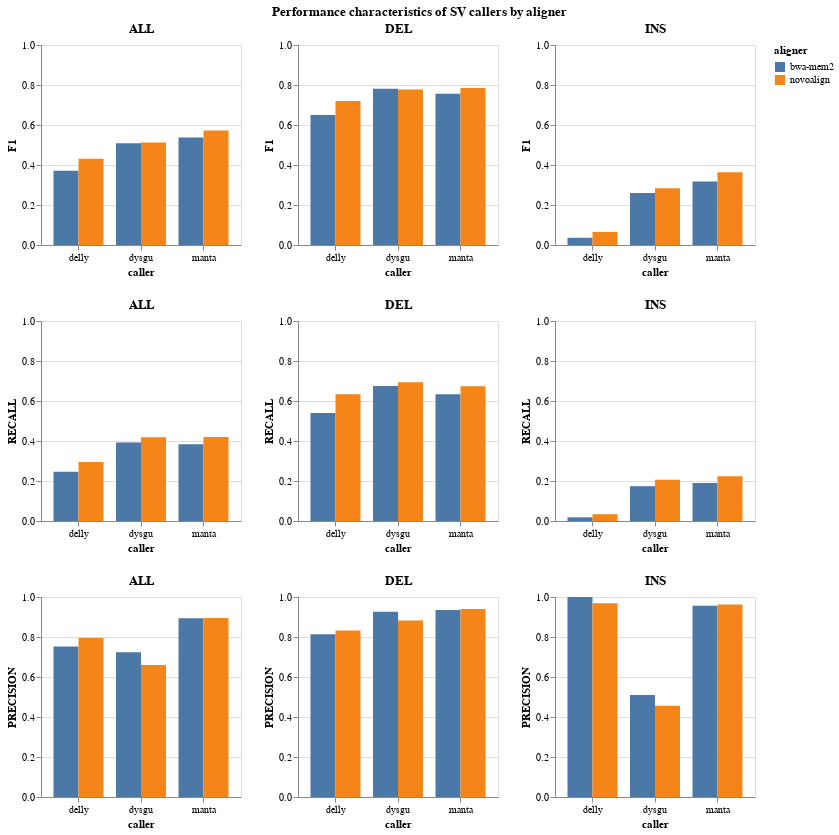

The notebook cell saved with this chart:
### Code cell
performance_charts = []
for measure in ["f1", "recall", "precision"]:
    svtype_charts = []

    for svtype in snakemake.config["truth_set_svtypes"]:
        svtype_chart = (
            alt.Chart(benchmark_df.filter(pl.col("svtype") == svtype))
            .mark_bar()
            .encode(
                x=alt.X("caller:N").axis(labelAngle=0),
                y=alt.Y(f"{measure}:Q", title=measure.upper()).scale(domain=(0, 1)),
                xOffset="aligner:N",
                color="aligner:N",
            )
            .properties(title=svtype, width=200, height=200)
        )
        svtype_charts.append(svtype_chart)

    performance_charts.append(alt.hconcat(*svtype_charts))

alt.vconcat(*performance_charts).properties(
    title="Performance characteristics of SV callers by aligner",
).configure_title(anchor="middle")

### Figure 1 — Vega specification as saved in the notebook (floating-point values rounded to 4 significant figures)
{"$schema": "https://vega.github.io/schema/vega/v5.json", "data": [{"name": "source_0", "values": [{"aligner": "bwa-mem2", "caller": "delly", "f1_end": 0.3707, "f1_start": 0.0}, {"aligner": "bwa-mem2", "caller": "dysgu", "f1_end": 0.5086, "f1_start": 0.0}, {"aligner": "bwa-mem2", "caller": "manta", "f1_end": 0.5369, "f1_start": 0.0}, {"aligner": "novoalign", "caller": "delly", "f1_end": 0.4308, "f1_start": 0.0}, {"aligner": "novoalign", "caller": "dysgu", "f1_end": 0.5125, "f1_start": 0.0}, {"aligner": "novoalign", "caller": "manta", "f1_end": 0.572, "f1_start": 0.0}]}, {"name": "source_1", "values": [{"aligner": "bwa-mem2", "caller": "delly", "f1_end": 0.6496, "f1_start": 0.0}, {"aligner": "bwa-mem2", "caller": "dysgu", "f1_end": 0.7807, "f1_start": 0.0}, {"aligner": "bwa-mem2", "caller": "manta", "f1_end": 0.7556, "f1_start": 0.0}, {"aligner": "novoalign", "caller": "delly", "f1_end": 0.7201, "f1_start": 0.0}, {"aligner": "novoalign", "caller": "dysgu", "f1_end": 0.7773, "f1_start": 0.0}, {"aligner": "novoalign", "caller": "manta", "f1_end": 0.7855, "f1_start": 0.0}]}, {"name": "source_2", "values": [{"aligner": "bwa-mem2", "caller": "delly", "f1_end": 0.03608, "f1_start": 0.0}, {"aligner": "bwa-mem2", "caller": "dysgu", "f1_end": 0.2595, "f1_start": 0.0}, {"aligner": "bwa-mem2", "caller": "manta", "f1_end": 0.3178, "f1_start": 0.0}, {"aligner": "novoalign", "caller": "delly", "f1_end": 0.06533, "f1_start": 0.0}, {"aligner": "novoalign", "caller": "dysgu", "f1_end": 0.2841, "f1_start": 0.0}, {"aligner": "novoalign", "caller": "manta", "f1_end": 0.3636, "f1_start": 0.0}]}, {"name": "source_3", "values": [{"aligner": "bwa-mem2", "caller": "delly", "recall_end": 0.2459, "recall_start": 0.0}, {"aligner": "bwa-mem2", "caller": "dysgu", "recall_end": 0.3922, "recall_start": 0.0}, {"aligner": "bwa-mem2", "caller": "manta", "recall_end": 0.3837, "recall_start": 0.0}, {"aligner": "novoalign", "caller": "delly", "recall_end": 0.2955, "recall_start": 0.0}, {"aligner": "novoalign", "caller": "dysgu", "recall_end": 0.4189, "recall_start": 0.0}, {"aligner": "novoalign", "caller": "manta", "recall_end": 0.4203, "recall_start": 0.0}]}, {"name": "source_4", "values": [{"aligner": "bwa-mem2", "caller": "delly", "recall_end": 0.5406, "recall_start": 0.0}, {"aligner": "bwa-mem2", "caller": "dysgu", "recall_end": 0.6748, "recall_start": 0.0}, {"aligner": "bwa-mem2", "caller": "manta", "recall_end": 0.6338, "recall_start": 0.0}, {"aligner": "novoalign", "caller": "delly", "recall_end": 0.6343, "recall_start": 0.0}, {"aligner": "novoalign", "caller": "dysgu", "recall_end": 0.6943, "recall_start": 0.0}, {"aligner": "novoalign", "caller": "manta", "recall_end": 0.6743, "recall_start": 0.0}]}, {"name": "source_5", "values": [{"aligner": "bwa-mem2", "caller": "delly", "recall_end": 0.01837, "recall_start": 0.0}, {"aligner": "bwa-mem2", "caller": "dysgu", "recall_end": 0.174, "recall_start": 0.0}, {"aligner": "bwa-mem2", "caller": "manta", "recall_end": 0.1905, "recall_start": 0.0}, {"aligner": "novoalign", "caller": "delly", "recall_end": 0.0338, "recall_start": 0.0}, {"aligner": "novoalign", "caller": "dysgu", "recall_end": 0.2063, "recall_start": 0.0}, {"aligner": "novoalign", "caller": "manta", "recall_end": 0.2241, "recall_start": 0.0}]}, {"name": "source_6", "values": [{"aligner": "bwa-mem2", "caller": "delly", "precision_end": 0.753, "precision_start": 0.0}, {"aligner": "bwa-mem2", "caller": "dysgu", "precision_end": 0.7232, "precision_start": 0.0}, {"aligner": "bwa-mem2", "caller": "manta", "precision_end": 0.894, "precision_start": 0.0}, {"aligner": "novoalign", "caller": "delly", "precision_end": 0.7948, "precision_start": 0.0}, {"aligner": "novoalign", "caller": "dysgu", "precision_end": 0.6598, "precision_start": 0.0}, {"aligner": "novoalign", "caller": "manta", "precision_end": 0.8949, "precision_start": 0.0}]}, {"name": "source_7", "values": [{"aligner": "bwa-mem2", "caller": "delly", "precision_end": 0.8138, "precision_start": 0.0}, {"aligner": "bwa-mem2", "caller": "dysgu", "precision_end": 0.9262, "precision_start": 0.0}, {"aligner": "bwa-mem2", "caller": "manta", "precision_end": 0.9354, "precision_start": 0.0}, {"aligner": "novoalign", "caller": "delly", "precision_end": 0.8326, "precision_start": 0.0}, {"aligner": "novoalign", "caller": "dysgu", "precision_end": 0.8829, "precision_start": 0.0}, {"aligner": "novoalign", "caller": "manta", "precision_end": 0.9406, "precision_start": 0.0}]}, {"name": "source_8", "values": [{"aligner": "bwa-mem2", "caller": "delly", "precision_end": 1.0, "precision_start": 0.0}, {"aligner": "bwa-mem2", "caller": "dysgu", "precision_end": 0.5102, "precision_start": 0.0}, {"aligner": "bwa-mem2", "caller": "manta", "precision_end": 0.9566, "precision_start": 0.0}, {"aligner": "novoalign", "caller": "delly", "precision_end": 0.9684, "precision_start": 0.0}, {"aligner": "novoalign", "caller": "dysgu", "precision_end": 0.4561, "precision_start": 0.0}, {"aligner": "novoalign", "caller": "manta", "precision_end": 0.9621, "precision_start": 0.0}]}, {"name": "source_0_xOffset_domain_aligner_0", "values": [{"aligner": "bwa-mem2"}, {"aligner": "novoalign"}]}, {"name": "source_1_xOffset_domain_aligner_1", "values": [{"aligner": "bwa-mem2"}, {"aligner": "novoalign"}]}, {"name": "source_2_xOffset_domain_aligner_2", "values": [{"aligner": "bwa-mem2"}, {"aligner": "novoalign"}]}, {"name": "source_3_xOffset_domain_aligner_3", "values": [{"aligner": "bwa-mem2"}, {"aligner": "novoalign"}]}, {"name": "source_4_xOffset_domain_aligner_4", "values": [{"aligner": "bwa-mem2"}, {"aligner": "novoalign"}]}, {"name": "source_5_xOffset_domain_aligner_5", "values": [{"aligner": "bwa-mem2"}, {"aligner": "novoalign"}]}, {"name": "source_6_xOffset_domain_aligner_6", "values": [{"aligner": "bwa-mem2"}, {"aligner": "novoalign"}]}, {"name": "source_7_xOffset_domain_aligner_7", "values": [{"aligner": "bwa-mem2"}, {"aligner": "novoalign"}]}, {"name": "source_8_xOffset_domain_aligner_8", "values": [{"aligner": "bwa-mem2"}, {"aligner": "novoalign"}]}, {"name": "source_0_color_domain_aligner_0", "values": [{"aligner": "bwa-mem2"}, {"aligner": "novoalign"}]}, {"name": "source_1_color_domain_aligner_1", "values": [{"aligner": "bwa-mem2"}, {"aligner": "novoalign"}]}, {"name": "source_2_color_domain_aligner_2", "values": [{"aligner": "bwa-mem2"}, {"aligner": "novoalign"}]}, {"name": "source_3_color_domain_aligner_3", "values": [{"aligner": "bwa-mem2"}, {"aligner": "novoalign"}]}, {"name": "source_4_color_domain_aligner_4", "values": [{"aligner": "bwa-mem2"}, {"aligner": "novoalign"}]}, {"name": "source_5_color_domain_aligner_5", "values": [{"aligner": "bwa-mem2"}, {"aligner": "novoalign"}]}, {"name": "source_6_color_domain_aligner_6", "values": [{"aligner": "bwa-mem2"}, {"aligner": "novoalign"}]}, {"name": "source_7_color_domain_aligner_7", "values": [{"aligner": "bwa-mem2"}, {"aligner": "novoalign"}]}, {"name": "source_8_color_domain_aligner_8", "values": [{"aligner": "bwa-mem2"}, {"aligner": "novoalign"}]}, {"name": "source_0_concat_0_concat_0_x_domain_caller", "values": [{"caller": "delly"}, {"caller": "dysgu"}, {"caller": "manta"}]}, {"name": "source_1_concat_0_concat_1_x_domain_caller", "values": [{"caller": "delly"}, {"caller": "dysgu"}, {"caller": "manta"}]}, {"name": "source_2_concat_0_concat_2_x_domain_caller", "values": [{"caller": "delly"}, {"caller": "dysgu"}, {"caller": "manta"}]}, {"name": "source_3_concat_1_concat_0_x_domain_caller", "values": [{"caller": "delly"}, {"caller": "dysgu"}, {"caller": "manta"}]}, {"name": "source_4_concat_1_concat_1_x_domain_caller", "values": [{"caller": "delly"}, {"caller": "dysgu"}, {"caller": "manta"}]}, {"name": "source_5_concat_1_concat_2_x_domain_caller", "values": [{"caller": "delly"}, {"caller": "dysgu"}, {"caller": "manta"}]}, {"name": "source_6_concat_2_concat_0_x_domain_caller", "values": [{"caller": "delly"}, {"caller": "dysgu"}, {"caller": "manta"}]}, {"name": "source_7_concat_2_concat_1_x_domain_caller", "values": [{"caller": "delly"}, {"caller": "dysgu"}, {"caller": "manta"}]}, {"name": "source_8_concat_2_concat_2_x_domain_caller", "values": [{"caller": "delly"}, {"caller": "dysgu"}, {"caller": "manta"}]}], "signals": [{"name": "childHeight", "value": 200}, {"name": "concat_0_childWidth", "value": 200}, {"name": "concat_1_childWidth", "value": 200}, {"name": "concat_2_childWidth", "value": 200}], "marks": [{"type": "group", "name": "concat_0_group", "marks": [{"type": "group", "name": "concat_0_concat_0_group", "encode": {"update": {"width": {"signal": "concat_0_childWidth"}, "height": {"signal": "childHeight"}}}, "marks": [{"type": "rect", "name": "concat_0_concat_0_marks", "from": {"data": "source_0"}, "encode": {"update": {"x": {"field": "caller", "scale": "concat_0_concat_0_x", "offset": {"field": "aligner", "scale": "xOffset"}}, "y": {"field": "f1_end", "scale": "concat_0_concat_0_y"}, "width": {"signal": "max(0.25, bandwidth('xOffset'))"}, "fill": {"field": "aligner", "scale": "color"}, "y2": {"field": "f1_start", "scale": "concat_0_concat_0_y"}}}, "style": ["bar"]}], "axes": [{"scale": "concat_0_concat_0_y", "domain": false, "orient": "left", "zindex": 0, "tickCount": {"signal": "ceil(childHeight/40)"}, "minExtent": 0, "ticks": false, "aria": false, "maxExtent": 0, "labels": false, "gridScale": "concat_0_concat_0_x", "grid": true}, {"scale": "concat_0_concat_0_x", "title": "caller", "labelAngle": 0, "labelBaseline": "top", "grid": false, "orient": "bottom", "zindex": 0}, {"scale": "concat_0_concat_0_y", "grid": false, "orient": "left", "title": "F1", "labelOverlap": true, "tickCount": {"signal": "ceil(childHeight/40)"}, "zindex": 0}], "title": {"text": "ALL", "frame": "group", "anchor": "middle"}, "style": "cell"}, {"type": "group", "name": "concat_0_concat_1_group", "encode": {"update": {"height": {"signal": "childHeight"}, "width": {"signal": "concat_0_childWidth"}}}, "marks": [{"type": "rect", "name": "concat_0_concat_1_marks", "from": {"data": "source_1"}, "encode": {"update": {"y": {"field": "f1_end", "scale": "concat_0_concat_1_y"}, "width": {"signal": "max(0.25, bandwidth('xOffset'))"}, "fill": {"field": "aligner", "scale": "color"}, "y2": {"field": "f1_start", "scale": "concat_0_concat_1_y"}, "x": {"field": "caller", "scale": "concat_0_concat_1_x", "offset": {"field": "aligner", "scale": "xOffset"}}}}, "style": ["bar"]}], "axes": [{"scale": "concat_0_concat_1_y", "domain": false, "tickCount": {"signal": "ceil(childHeight/40)"}, "labels": false, "ticks": false, "maxExtent": 0, "zindex": 0, "aria": false, "minExtent": 0, "gridScale": "concat_0_concat_1_x", "grid": true, "orient": "left"}, {"scale": "concat_0_concat_1_x", "labelBaseline": "top", "grid": false, "title": "caller", "orient": "bottom", "zindex": 0, "labelAngle": 0}, {"scale": "concat_0_concat_1_y", "grid": false, "orient": "left", "zindex": 0, "labelOverlap": true, "tickCount": {"signal": "ceil(childHeight/40)"}, "title": "F1"}], "title": {"text": "DEL", "anchor": "middle", "frame": "group"}, "style": "cell"}, {"type": "group", "name": "concat_0_concat_2_group", "encode": {"update": {"width": {"signal": "concat_0_childWidth"}, "height": {"signal": "childHeight"}}}, "marks": [{"type": "rect", "name": "concat_0_concat_2_marks", "from": {"data": "source_2"}, "encode": {"update": {"fill": {"field": "aligner", "scale": "color"}, "x": {"field": "caller", "scale": "concat_0_concat_2_x", "offset": {"field": "aligner", "scale": "xOffset"}}, "width": {"signal": "max(0.25, bandwidth('xOffset'))"}, "y": {"field": "f1_end", "scale": "concat_0_concat_2_y"}, "y2": {"field": "f1_start", "scale": "concat_0_concat_2_y"}}}, "style": ["bar"]}], "axes": [{"scale": "concat_0_concat_2_y", "domain": false, "maxExtent": 0, "tickCount": {"signal": "ceil(childHeight/40)"}, "minExtent": 0, "gridScale": "concat_0_concat_2_x", "labels": false, "aria": false, "orient": "left", "grid": true, "ticks": false, "zindex": 0}, {"scale": "concat_0_concat_2_x", "labelAngle": 0, "title": "caller", "orient": "bottom", "grid": false, "labelBaseline": "top", "zindex": 0}, {"scale": "concat_0_concat_2_y", "zindex": 0, "tickCount": {"signal": "ceil(childHeight/40)"}, "labelOverlap": true, "title": "F1", "orient": "left", "grid": false}], "title": {"text": "INS", "anchor": "middle", "frame": "group"}, "style": "cell"}], "layout": {"padding": 20, "bounds": "full", "align": "each"}}, {"type": "group", "name": "concat_1_group", "marks": [{"type": "group", "name": "concat_1_concat_0_group", "encode": {"update": {"width": {"signal": "concat_1_childWidth"}, "height": {"signal": "childHeight"}}}, "marks": [{"type": "rect", "name": "concat_1_concat_0_marks", "from": {"data": "source_3"}, "encode": {"update": {"y": {"field": "recall_end", "scale": "concat_1_concat_0_y"}, "y2": {"field": "recall_start", "scale": "concat_1_concat_0_y"}, "fill": {"field": "aligner", "scale": "color"}, "x": {"field": "caller", "scale": "concat_1_concat_0_x", "offset": {"field": "aligner", "scale": "xOffset"}}, "width": {"signal": "max(0.25, bandwidth('xOffset'))"}}}, "style": ["bar"]}], "axes": [{"scale": "concat_1_concat_0_y", "grid": true, "domain": false, "gridScale": "concat_1_concat_0_x", "labels": false, "orient": "left", "tickCount": {"signal": "ceil(childHeight/40)"}, "maxExtent": 0, "aria": false, "minExtent": 0, "zindex": 0, "ticks": false}, {"scale": "concat_1_concat_0_x", "labelAngle": 0, "grid": false, "labelBaseline": "top", "zindex": 0, "title": "caller", "orient": "bottom"}, {"scale": "concat_1_concat_0_y", "tickCount": {"signal": "ceil(childHeight/40)"}, "zindex": 0, "title": "RECALL", "orient": "left", "grid": false, "labelOverlap": true}], "title": {"text": "ALL", "frame": "group", "anchor": "middle"}, "style": "cell"}, {"type": "group", "name": "concat_1_concat_1_group", "encode": {"update": {"height": {"signal": "childHeight"}, "width": {"signal": "concat_1_childWidth"}}}, "marks": [{"type": "rect", "name": "concat_1_concat_1_marks", "from": {"data": "source_4"}, "encode": {"update": {"y2": {"field": "recall_start", "scale": "concat_1_concat_1_y"}, "fill": {"field": "aligner", "scale": "color"}, "y": {"field": "recall_end", "scale": "concat_1_concat_1_y"}, "x": {"field": "caller", "scale": "concat_1_concat_1_x", "offset": {"field": "aligner", "scale": "xOffset"}}, "width": {"signal": "max(0.25, bandwidth('xOffset'))"}}}, "style": ["bar"]}], "axes": [{"scale": "concat_1_concat_1_y", "gridScale": "concat_1_concat_1_x", "domain": false, "ticks": false, "grid": true, "orient": "left", "labels": false, "aria": false, "tickCount": {"signal": "ceil(childHeight/40)"}, "maxExtent": 0, "minExtent": 0, "zindex": 0}, {"scale": "concat_1_concat_1_x", "title": "caller", "orient": "bottom", "grid": false, "labelAngle": 0, "labelBaseline": "top", "zindex": 0}, {"scale": "concat_1_concat_1_y", "orient": "left", "grid": false, "title": "RECALL", "labelOverlap": true, "tickCount": {"signal": "ceil(childHeight/40)"}, "zindex": 0}], "title": {"text": "DEL", "anchor": "middle", "frame": "group"}, "style": "cell"}, {"type": "group", "name": "concat_1_concat_2_group", "encode": {"update": {"height": {"signal": "childHeight"}, "width": {"signal": "concat_1_childWidth"}}}, "marks": [{"type": "rect", "name": "concat_1_concat_2_marks", "from": {"data": "source_5"}, "encode": {"update": {"y2": {"field": "recall_start", "scale": "concat_1_concat_2_y"}, "y": {"field": "recall_end", "scale": "concat_1_concat_2_y"}, "width": {"signal": "max(0.25, bandwidth('xOffset'))"}, "fill": {"field": "aligner", "scale": "color"}, "x": {"field": "caller", "scale": "concat_1_concat_2_x", "offset": {"field": "aligner", "scale": "xOffset"}}}}, "style": ["bar"]}], "axes": [{"scale": "concat_1_concat_2_y", "gridScale": "concat_1_concat_2_x", "labels": false, "aria": false, "zindex": 0, "minExtent": 0, "grid": true, "tickCount": {"signal": "ceil(childHeight/40)"}, "maxExtent": 0, "ticks": false, "orient": "left", "domain": false}, {"scale": "concat_1_concat_2_x", "zindex": 0, "labelBaseline": "top", "grid": false, "title": "caller", "orient": "bottom", "labelAngle": 0}, {"scale": "concat_1_concat_2_y", "orient": "left", "grid": false, "title": "RECALL", "tickCount": {"signal": "ceil(childHeight/40)"}, "zindex": 0, "labelOverlap": true}], "title": {"text": "INS", "anchor": "middle", "frame": "group"}, "style": "cell"}], "layout": {"padding": 20, "bounds": "full", "align": "each"}}, {"type": "group", "name": "concat_2_group", "marks": [{"type": "group", "name": "concat_2_concat_0_group", "encode": {"update": {"height": {"signal": "childHeight"}, "width": {"signal": "concat_2_childWidth"}}}, "marks": [{"type": "rect", "name": "concat_2_concat_0_marks", "from": {"data": "source_6"}, "encode": {"update": {"y2": {"field": "precision_start", "scale": "concat_2_concat_0_y"}, "fill": {"field": "aligner", "scale": "color"}, "x": {"field": "caller", "scale": "concat_2_concat_0_x", "offset": {"field": "aligner", "scale": "xOffset"}}, "width": {"signal": "max(0.25, bandwidth('xOffset'))"}, "y": {"field": "precision_end", "scale": "concat_2_concat_0_y"}}}, "style": ["bar"]}], "axes": [{"scale": "concat_2_concat_0_y", "ticks": false, "labels": false, "aria": false, "domain": false, "gridScale": "concat_2_concat_0_x", "tickCount": {"signal": "ceil(childHeight/40)"}, "orient": "left", "maxExtent": 0, "minExtent": 0, "grid": true, "zindex": 0}, {"scale": "concat_2_concat_0_x", "labelAngle": 0, "zindex": 0, "grid": false, "title": "caller", "orient": "bottom", "labelBaseline": "top"}, {"scale": "concat_2_concat_0_y", "labelOverlap": true, "title": "PRECISION", "grid": false, "tickCount": {"signal": "ceil(childHeight/40)"}, "zindex": 0, "orient": "left"}], "title": {"text": "ALL", "frame": "group", "anchor": "middle"}, "style": "cell"}, {"type": "group", "name": "concat_2_concat_1_group", "encode": {"update": {"width": {"signal": "concat_2_childWidth"}, "height": {"signal": "childHeight"}}}, "marks": [{"type": "rect", "name": "concat_2_concat_1_marks", "from": {"data": "source_7"}, "encode": {"update": {"x": {"field": "caller", "scale": "concat_2_concat_1_x", "offset": {"field": "aligner", "scale": "xOffset"}}, "y2": {"field": "precision_start", "scale": "concat_2_concat_1_y"}, "fill": {"field": "aligner", "scale": "color"}, "width": {"signal": "max(0.25, bandwidth('xOffset'))"}, "y": {"field": "precision_end", "scale": "concat_2_concat_1_y"}}}, "style": ["bar"]}], "axes": [{"scale": "concat_2_concat_1_y", "ticks": false, "tickCount": {"signal": "ceil(childHeight/40)"}, "grid": true, "domain": false, "gridScale": "concat_2_concat_1_x", "labels": false, "zindex": 0, "orient": "left", "minExtent": 0, "maxExtent": 0, "aria": false}, {"scale": "concat_2_concat_1_x", "zindex": 0, "labelAngle": 0, "grid": false, "title": "caller", "labelBaseline": "top", "orient": "bottom"}, {"scale": "concat_2_concat_1_y", "tickCount": {"signal": "ceil(childHeight/40)"}, "grid": false, "title": "PRECISION", "zindex": 0, "orient": "left", "labelOverlap": true}], "title": {"text": "DEL", "anchor": "middle", "frame": "group"}, "style": "cell"}, {"type": "group", "name": "concat_2_concat_2_group", "encode": {"update": {"width": {"signal": "concat_2_childWidth"}, "height": {"signal": "childHeight"}}}, "marks": [{"type": "rect", "name": "concat_2_concat_2_marks", "from": {"data": "source_8"}, "encode": {"update": {"fill": {"field": "aligner", "scale": "color"}, "y": {"field": "precision_end", "scale": "concat_2_concat_2_y"}, "x": {"field": "caller", "scale": "concat_2_concat_2_x", "offset": {"field": "aligner", "scale": "xOffset"}}, "y2": {"field": "precision_start", "scale": "concat_2_concat_2_y"}, "width": {"signal": "max(0.25, bandwidth('xOffset'))"}}}, "style": ["bar"]}], "axes": [{"scale": "concat_2_concat_2_y", "aria": false, "labels": false, "domain": false, "ticks": false, "maxExtent": 0, "gridScale": "concat_2_concat_2_x", "minExtent": 0, "grid": true, "orient": "left", "zindex": 0, "tickCount": {"signal": "ceil(childHeight/40)"}}, {"scale": "concat_2_concat_2_x", "labelBaseline": "top", "zindex": 0, "labelAngle": 0, "orient": "bottom", "grid": false, "title": "caller"}, {"scale": "concat_2_concat_2_y", "labelOverlap": true, "tickCount": {"signal": "ceil(childHeight/40)"}, "zindex": 0, "grid": false, "title": "PRECISION", "orient": "left"}], "title": {"text": "INS", "frame": "group", "anchor": "middle"}, "style": "cell"}], "layout": {"padding": 20, "bounds": "full", "align": "each"}}], "scales": [{"name": "xOffset", "type": "band", "domain": {"fields": [{"data": "source_0_xOffset_domain_aligner_0", "field": "aligner"}, {"data": "source_1_xOffset_domain_aligner_1", "field": "aligner"}, {"data": "source_2_xOffset_domain_aligner_2", "field": "aligner"}, {"data": "source_3_xOffset_domain_aligner_3", "field": "aligner"}, {"data": "source_4_xOffset_domain_aligner_4", "field": "aligner"}, {"data": "source_5_xOffset_domain_aligner_5", "field": "aligner"}, {"data": "source_6_xOffset_domain_aligner_6", "field": "aligner"}, {"data": "source_7_xOffset_domain_aligner_7", "field": "aligner"}, {"data": "source_8_xOffset_domain_aligner_8", "field": "aligner"}], "sort": true}, "range": [0, {"signal": "bandwidth('concat_0_concat_0_x')"}]}, {"name": "color", "type": "ordinal", "domain": {"fields": [{"data": "source_0_color_domain_aligner_0", "field": "aligner"}, {"data": "source_1_color_domain_aligner_1", "field": "aligner"}, {"data": "source_2_color_domain_aligner_2", "field": "aligner"}, {"data": "source_3_color_domain_aligner_3", "field": "aligner"}, {"data": "source_4_color_domain_aligner_4", "field": "aligner"}, {"data": "source_5_color_domain_aligner_5", "field": "aligner"}, {"data": "source_6_color_domain_aligner_6", "field": "aligner"}, {"data": "source_7_color_domain_aligner_7", "field": "aligner"}, {"data": "source_8_color_domain_aligner_8", "field": "aligner"}], "sort": true}, "range": "category"}, {"name": "concat_0_concat_0_x", "type": "band", "domain": {"data": "source_0_concat_0_concat_0_x_domain_caller", "field": "caller", "sort": true}, "range": [0, {"signal": "concat_0_childWidth"}], "paddingInner": 0.2, "paddingOuter": 0.2}, {"name": "concat_0_concat_0_y", "type": "linear", "domain": [0, 1], "range": [{"signal": "childHeight"}, 0], "zero": true}, {"name": "concat_0_concat_1_x", "type": "band", "domain": {"data": "source_1_concat_0_concat_1_x_domain_caller", "field": "caller", "sort": true}, "range": [0, {"signal": "concat_0_childWidth"}], "paddingInner": 0.2, "paddingOuter": 0.2}, {"name": "concat_0_concat_1_y", "type": "linear", "domain": [0, 1], "range": [{"signal": "childHeight"}, 0], "zero": true}, {"name": "concat_0_concat_2_x", "type": "band", "domain": {"data": "source_2_concat_0_concat_2_x_domain_caller", "field": "caller", "sort": true}, "range": [0, {"signal": "concat_0_childWidth"}], "paddingInner": 0.2, "paddingOuter": 0.2}, {"name": "concat_0_concat_2_y", "type": "linear", "domain": [0, 1], "range": [{"signal": "childHeight"}, 0], "zero": true}, {"name": "concat_1_concat_0_x", "type": "band", "domain": {"data": "source_3_concat_1_concat_0_x_domain_caller", "field": "caller", "sort": true}, "range": [0, {"signal": "concat_1_childWidth"}], "paddingOuter": 0.2, "paddingInner": 0.2}, {"name": "concat_1_concat_0_y", "type": "linear", "domain": [0, 1], "range": [{"signal": "childHeight"}, 0], "zero": true}, {"name": "concat_1_concat_1_x", "type": "band", "domain": {"data": "source_4_concat_1_concat_1_x_domain_caller", "field": "caller", "sort": true}, "range": [0, {"signal": "concat_1_childWidth"}], "paddingInner": 0.2, "paddingOuter": 0.2}, {"name": "concat_1_concat_1_y", "type": "linear", "domain": [0, 1], "range": [{"signal": "childHeight"}, 0], "zero": true}, {"name": "concat_1_concat_2_x", "type": "band", "domain": {"data": "source_5_concat_1_concat_2_x_domain_caller", "field": "caller", "sort": true}, "range": [0, {"signal": "concat_1_childWidth"}], "paddingInner": 0.2, "paddingOuter": 0.2}, {"name": "concat_1_concat_2_y", "type": "linear", "domain": [0, 1], "range": [{"signal": "childHeight"}, 0], "zero": true}, {"name": "concat_2_concat_0_x", "type": "band", "domain": {"data": "source_6_concat_2_concat_0_x_domain_caller", "field": "caller", "sort": true}, "range": [0, {"signal": "concat_2_childWidth"}], "paddingInner": 0.2, "paddingOuter": 0.2}, {"name": "concat_2_concat_0_y", "type": "linear", "domain": [0, 1], "range": [{"signal": "childHeight"}, 0], "zero": true}, {"name": "concat_2_concat_1_x", "type": "band", "domain": {"data": "source_7_concat_2_concat_1_x_domain_caller", "field": "caller", "sort": true}, "range": [0, {"signal": "concat_2_childWidth"}], "paddingOuter": 0.2, "paddingInner": 0.2}, {"name": "concat_2_concat_1_y", "type": "linear", "domain": [0, 1], "range": [{"signal": "childHeight"}, 0], "zero": true}, {"name": "concat_2_concat_2_x", "type": "band", "domain": {"data": "source_8_concat_2_concat_2_x_domain_caller", "field": "caller", "sort": true}, "range": [0, {"signal": "concat_2_childWidth"}], "paddingOuter": 0.2, "paddingInner": 0.2}, {"name": "concat_2_concat_2_y", "type": "linear", "domain": [0, 1], "range": [{"signal": "childHeight"}, 0], "zero": true}], "title": {"text": "Performance characteristics of SV callers by aligner", "anchor": "middle"}, "layout": {"padding": 20, "columns": 1, "bounds": "full", "align": "each"}, "legends": [{"fill": "color", "symbolType": "square", "title": "aligner"}], "padding": 5, "background": "white"}
